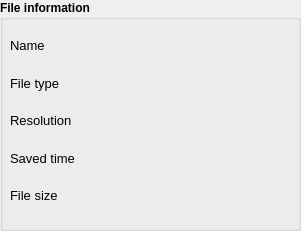
    <widget class="QGroupBox" name="groupBox_shot_file_info_2">
     <property name="geometry">
      <rect>
       <x>540</x>
       <y>250</y>
       <width>301</width>
       <height>231</height>
      </rect>
     </property>
     <property name="font">
      <font>
       <bold>true</bold>
       <underline>false</underline>
       <strikeout>false</strikeout>
      </font>
     </property>
     <property name="title">
      <string>File information</string>
     </property>
     <property name="flat">
      <bool>false</bool>
     </property>
     <property name="checkable">
      <bool>false</bool>
     </property>
     <widget class="QWidget" name="verticalLayoutWidget_3">
      <property name="geometry">
       <rect>
        <x>10</x>
        <y>30</y>
        <width>80</width>
        <height>181</height>
       </rect>
      </property>
      <layout class="QVBoxLayout" name="verticalLayout_5">
       <item>
        <widget class="QLabel" name="label_17">
         <property name="font">
          <font>
           <pointsize>10</pointsize>
           <bold>false</bold>
           <underline>false</underline>
           <strikeout>false</strikeout>
          </font>
         </property>
         <property name="text">
          <string>Name</string>
         </property>
        </widget>
       </item>
       <item>
        <widget class="QLabel" name="label_15">
         <property name="font">
          <font>
           <pointsize>10</pointsize>
           <bold>false</bold>
           <underline>false</underline>
           <strikeout>false</strikeout>
          </font>
         </property>
         <property name="text">
          <string>File type</string>
         </property>
        </widget>
       </item>
       <item>
        <widget class="QLabel" name="label_12">
         <property name="font">
          <font>
           <pointsize>10</pointsize>
           <bold>false</bold>
           <underline>false</underline>
           <strikeout>false</strikeout>
          </font>
         </property>
         <property name="text">
          <string>Resolution</string>
         </property>
        </widget>
       </item>
       <item>
        <widget class="QLabel" name="label_13">
         <property name="font">
          <font>
           <pointsize>10</pointsize>
           <bold>false</bold>
           <underline>false</underline>
           <strikeout>false</strikeout>
          </font>
         </property>
         <property name="text">
          <string>Saved time</string>
         </property>
        </widget>
       </item>
       <item>
        <widget class="QLabel" name="label_21">
         <property name="font">
          <font>
           <pointsize>10</pointsize>
           <bold>false</bold>
           <underline>false</underline>
           <strikeout>false</strikeout>
          </font>
         </property>
         <property name="text">
          <string>File size</string>
         </property>
        </widget>
       </item>
      </layout>
     </widget>
     <widget class="QWidget" name="verticalLayoutWidget_4">
      <property name="geometry">
       <rect>
        <x>100</x>
        <y>30</y>
        <width>191</width>
        <height>181</height>
       </rect>
      </property>
      <layout class="QVBoxLayout" name="verticalLayout_6">
       <item>
        <widget class="QLabel" name="label_shot_filename_2">
         <property name="font">
          <font>
           <pointsize>10</pointsize>
           <bold>false</bold>
           <underline>false</underline>
           <strikeout>false</strikeout>
          </font>
         </property>
         <property name="text">
          <string/>
         </property>
        </widget>
       </item>
       <item>
        <widget class="QLabel" name="label_shot_filetype_2">
         <property name="font">
          <font>
           <pointsize>10</pointsize>
           <bold>false</bold>
           <underline>false</underline>
           <strikeout>false</strikeout>
          </font>
         </property>
         <property name="text">
          <string/>
         </property>
        </widget>
       </item>
       <item>
        <widget class="QLabel" name="label_shot_resolution_2">
         <property name="font">
          <font>
           <pointsize>10</pointsize>
           <bold>false</bold>
           <underline>false</underline>
           <strikeout>false</strikeout>
          </font>
         </property>
         <property name="text">
          <string/>
         </property>
        </widget>
       </item>
       <item>
        <widget class="QLabel" name="label_shot_savedtime_2">
         <property name="font">
          <font>
           <pointsize>10</pointsize>
           <bold>false</bold>
           <underline>false</underline>
           <strikeout>false</strikeout>
          </font>
         </property>
         <property name="text">
          <string/>
         </property>
        </widget>
       </item>
       <item>
        <widget class="QLabel" name="label_shot_filesize_2">
         <property name="font">
          <font>
           <pointsize>10</pointsize>
           <bold>false</bold>
           <underline>false</underline>
           <strikeout>false</strikeout>
          </font>
         </property>
         <property name="text">
          <string/>
         </property>
        </widget>
       </item>
      </layout>
     </widget>
    </widget>
